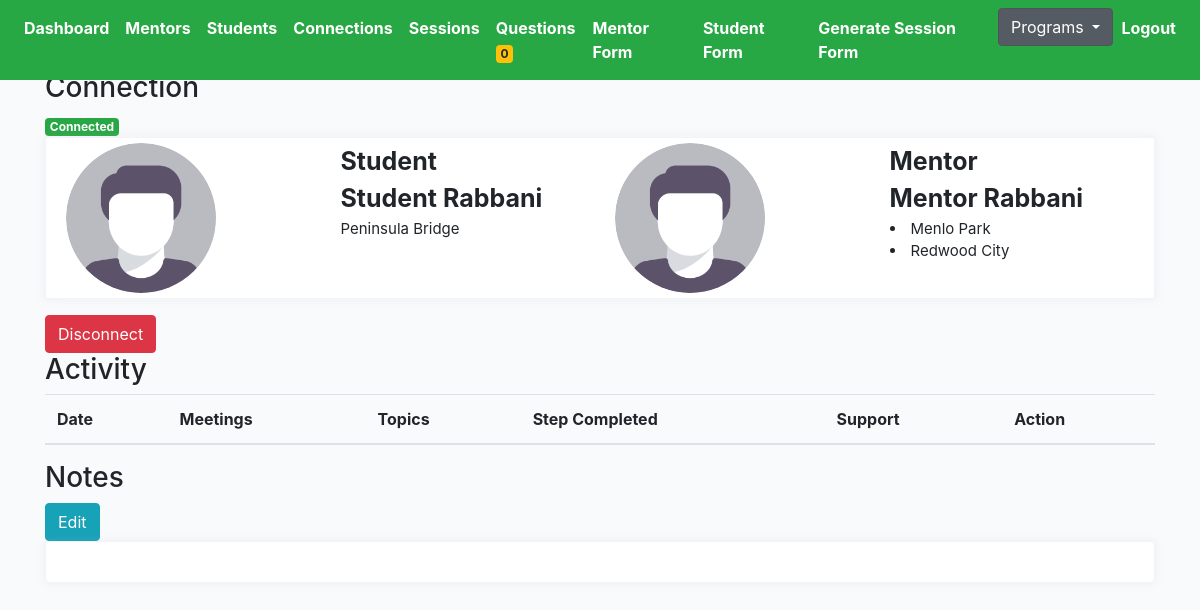
/choice/133/connection-detail (signed in), run on the app's committed database.
### cprofiles/models.py (models this page shows, shortened)
class Connection(models.Model):
    student = models.ForeignKey(Student, on_delete=models.CASCADE, related_name='student')
    mentor = models.ForeignKey(Mentor, on_delete=models.CASCADE, related_name='mentor')
    status = models.CharField(max_length=200, choices=STATUS_CHOICES)
    updated = models.DateTimeField(auto_now=True)
    created = models.DateTimeField(auto_now_add=True)
    flag = models.BooleanField(default=False)
    progress = models.CharField(max_length=200, blank=True, null=True, choices=PROGRESS_CHOICES)
    note = models.TextField(null=True, blank=True, max_length=1000)

class Student(models.Model):
    avatar = models.ImageField(default='avatar.png', upload_to='avatars/')
    first_name = models.CharField(max_length=200, blank=True)
    last_name = models.CharField(max_length=200, blank=True)
    email = models.EmailField(max_length=200, blank=True)
    gender = models.CharField(max_length=200, choices=GENDER_CHOICES)
    grade = models.CharField(max_length=200, choices=GRADE_CHOICES)
    school = models.CharField(max_length=200, blank=True)
    language_preference = models.CharField(null=True, blank=True, max_length=200, choices=STUDENT_PREFER_LANGUAGE_CHOICES)
    parent1_first_name = models.CharField(max_length=200, blank=True)
    parent1_last_name = models.CharField(max_length=200, blank=True)
    parent1_phone = models.CharField(max_length=200, blank=True)
    parent1_email = models.EmailField(max_length=200, blank=True)
    academic_advisor = models.CharField(max_length=200, blank=True)
    academic_advisor_email = models.EmailField(max_length=200, blank=True)
    activity = models.TextField(null=True, blank=True, max_length=1000)
    ind_scl = models.TextField(null=True, blank=True, max_length=1000)
    dont_know = models.TextField(null=True, blank=True, max_length=1000)
    proud = models.TextField(null=True, blank=True, max_length=1000)
    learn = models.TextField(null=True, blank=True, max_length=1000)
    happy = models.TextField(null=True, blank=True, max_length=1000)
    hobby = models.TextField(null=True, blank=True, max_length=1000)
    int_ind_school = models.TextField(null=True, blank=True, max_length=1000)
    look_ind_school = models.TextField(null=True, blank=True, max_length=1000)
    strength = models.TextField(null=True, blank=True, max_length=1000)
    obstacle = models.TextField(null=True, blank=True, max_length=1000)
    child_strength = models.ManyToManyField(Childstrength, blank=True, related_name='child_strength')
    social_strength = models.ManyToManyField(Socialstrength, blank=True, related_name='social_strength')
    interview_language = models.CharField(null=True, blank=True, max_length=200, choices=LANGUAGE_CHOICES)
    question = models.TextField(null=True, blank=True, max_length=1000)
    updated = models.DateTimeField(auto_now=True)
    created = models.DateTimeField(auto_now_add=True)
    slug = models.SlugField(unique=True, blank=True)
    flag = models.BooleanField(default=False)
    note = models.TextField(null=True, blank=True, max_length=1000)
    question1 = models.CharField(null=True, blank=True, max_length=200, choices=QUESTION_CHOICES)
    answer1 = models.TextField(null=True, blank=True, max_length=1000)
    question2 = models.CharField(null=True, blank=True, max_length=200, choices=QUESTION_CHOICES)
    answer2 = models.TextField(null=True, blank=True, max_length=1000)
    __initial_first_name = None
    __initial_last_name = None
    def __init__(self, *args, **kwargs):
        super().__init__(*args, **kwargs)
        self.__initial_first_name = self.first_name
        self.__initial_last_name = self.last_name

class Mentor(models.Model):
    avatar = models.ImageField(default='avatar.png', upload_to='avatars/')
    first_name = models.CharField(max_length=200, blank=True)
    last_name = models.CharField(max_length=200, blank=True)
    email = models.EmailField(max_length=200, blank=True)
    phone = models.CharField(max_length=200, blank=True)
    address = models.CharField(max_length=200, blank=True)
    prefer_grade = models.CharField(max_length=200, choices=MENTOR_GRADE_CHOICES)
    prefer_gender = models.CharField(max_length=200, choices=GENDER_CHOICES)
    prefer_location = models.ManyToManyField(Preferlocation, blank=True, related_name='prefer_location')
    mentor_last_year = models.CharField(null=True, blank=True, max_length=200, choices=YES_NO)
    language = models.ManyToManyField(Mentorlanguage, blank=True, related_name='mentor_language')
    experience = models.CharField(null=True, blank=True, max_length=200, choices=YES_NO)
    familiar = models.TextField(null=True, blank=True, max_length=1000)
    share = models.TextField(null=True, blank=True, max_length=1000)
    hobby = models.TextField(null=True, blank=True, max_length=1000)
    question = models.TextField(null=True, blank=True, max_length=1000)
    friends = models.ManyToManyField(Student, blank=True, related_name='mentors')
    updated = models.DateTimeField(auto_now=True)
    created = models.DateTimeField(auto_now_add=True)
    slug = models.SlugField(unique=True, blank=True)
    flag = models.BooleanField(default=False)
    ethnic = models.CharField(null=True, blank=True, max_length=200, choices=ETHNIC_CHOICES)
    def get_locations(self):
        return self.prefer_location.all()
    __initial_first_name = None
    __initial_last_name = None
    def __init__(self, *args, **kwargs):
        super().__init__(*args, **kwargs)
        self.__initial_first_name = self.first_name
        self.__initial_last_name = self.last_name

class Preferlocation(models.Model):
    name = models.CharField(max_length=200, blank=True)
    def __str__(self):
        return self.name

### cprofiles/views.py (the view)
# urls.py: path('<pk>/connection-detail', ConnectionDetailView.as_view(), name='connection-profile-detail'),
@method_decorator(login_required, name='dispatch')
@method_decorator(allowed_users(allowed_roles=['choice', 'admin']), name='dispatch')
class ConnectionDetailView(DetailView):
    model = Connection
    template_name = 'choice/choice-connection-detail.html'
    def get_object(self):
        pk = self.kwargs.get('pk')
        connection = Connection.objects.get(pk=pk)
        return connection
    def get_context_data(self, **kwargs):
        context = super().get_context_data(**kwargs)
        pk = self.kwargs.get('pk')
        connection = Connection.objects.get(pk=pk)
        sessions = Session.objects.filter(submit_status=True).filter(connection=connection)
        sessions_ = []
        for item in sessions:
            sessions_.append(item)
        context["sessions"] = sessions_
        return context

### cprofiles/context_processors.py (called while the page is built)
def choice_question(request):
    if(request.user.id):
        choice_unanswered_question_num = Question.objects.filter(status="UNANSWERED").count()
        return {
            'choice_unanswered_question_num' : choice_unanswered_question_num
        }
    return {}

### middleschool/context_processors.py (called while the page is built)
def middle_school_question(request):
    if(request.user.id):
        middle_school_unanswered_question_num = Question.objects.filter(status="UNANSWERED").count()
        return {
            'middle_school_unanswered_question_num' : middle_school_unanswered_question_num
        }
    return {}

### mprofiles/context_processors.py (called while the page is built)
def mentor_question(request):
    if(request.user.id):
        mentor_unanswered_question_num = Question.objects.filter(status="UNANSWERED").count()
        return {
            'mentor_unanswered_question_num' : mentor_unanswered_question_num
        }
    return {}

### profiles/context_processors.py (called while the page is built)
def high_school_question(request):
    if(request.user.id):
        high_school_unanswered_question_num = Question.objects.filter(status="UNANSWERED").count()
        return {
            'high_school_unanswered_question_num' : high_school_unanswered_question_num
        }
    return {}

### templates/choice/choice-connection-detail.html (shortened to what this page needs)
{% extends 'cbase.html' %}
{% load static %}
{% block stylesheet %}{% static '/css/profile.css' %}{% endblock %}
{% block content %}
<h3>Connection</h3>
{% if connection.status == 'connected' %}
<div><span class="badge badge-success">Connected</div>
{% elif connection.status == 'disconnected' %}
<div><span class="badge badge-danger">Disconnected</span><span> on {{connection.updated | date:"M d, Y" }}</span></div>
{% elif connection.status == 'inactive' %}
<div><span class="badge badge-warning">Inactive</div>
{% endif %}
<div class="profile-page tx-13">
    <div class="row">
        <div class="col-12 grid-margin">
            <div class="profile-header">
                <div class="header-links">
                    <div class="container header">
                        <div class="row">
                            <div class="col">
                                <div class="row">
                                    <div class="col">
                                        <img class="profile-pic" src="{{connection.student.avatar.url}}" alt="profile">
                                    </div>
                                    <div class="col">
                                        <div style="font-size:25px; font-weight:bold" class="profile-name">
                                            Student</div>
                                        <div style="font-size:25px; font-weight:bold" class="profile-name">
                                            {{connection.student.first_name}}
                                            {{connection.student.last_name}}</div>
                                        <div style="font-size:15px" class="profile-name">
                                            {{connection.student.school}}</div>
                                    </div>
                                </div>
                            </div>
                            <div class="col">
                                <div class="row">
                                    <div class="col">
                                        <img class="profile-pic" src="{{connection.mentor.avatar.url}}" alt="profile">
                                    </div>
                                    <div class="col">
                                        <div style="font-size:25px; font-weight:bold" class="profile-name">
                                            Mentor</div>
                                        <div style="font-size:25px; font-weight:bold" class="profile-name">
                                            {{connection.mentor.first_name}}
                                            {{connection.mentor.last_name}}</div>
                                        <div style="font-size:15px" class="profile-name">
                                            {% for location in connection.mentor.get_locations %}
                                            <li>{{location}}</li>
                                            {% endfor %}
                                        </div>
                                    </div>
                                </div>
                            </div>
                        </div>
                    </div>
                </div>
            </div>
        </div>
    </div>
    {% if connection.status == 'connected' %}
    <form action="{% url 'profiles:remove-connect' %}" method="POST">
        <button type="submit" class="btn btn-danger">Disconnect</button>
    </form>
    {% elif connection.status == 'disconnected' %}
    <a href="{% url 'profiles:student-detail-view' connection.student.slug %}"><button type="submit"
            class="btn btn-info">Connect
            Mentor</button></a>
    {% endif %}
    <h3>Activity</h3>
    <div class="table-responsive-lg">
        <table class="table">
            <thead>
                <tr>
                    <th scope="col">Date</th>
                    <th scope="col">Meetings</th>
                    <th scope="col">Topics</th>
                    <th scope="col">Step Completed</th>
                    <th scope="col">Support</th>
                    <th scope="col">Action</th>
                </tr>
            </thead>
        </table>
    </div>
    <h3>Notes</h3>
    <a href="{% url 'cprofiles:connection-note-update-profile' connection.pk %}"><button type="submit"
            class="btn btn-info">Edit</button></a>
    <div class="row">
        <div class="col-sm-12">
            <div class="card h-100">
                <div class="card-body">
                </div>
            </div>
        </div>
    </div>
    {% endblock content %}

### core/static/css/base.css (style rules this page uses)
.container { width: 100%; padding-right: 15px; padding-left: 15px; margin-right: auto; margin-left: auto; margin-top: 55px; }
body { background:#FAFAFA; }

### core/static/css/profile.css (style rules this page uses)
body { background-color: #f9fafb; margin-top:0px; }
.profile-page .profile-header { box-shadow: 0 0 10px 0 rgba(183, 192, 206, 0.2); border: 1px solid #f2f4f9; }
.profile-page .profile-header .header-links { padding: 5px; display: -webkit-flex; display: flex; -webkit-justify-content: center; justify-content: center; background: #fff; border-radius: 0 0 .25rem .25rem; }
img { vertical-align: middle; border-style: none; }
.grid-margin { margin-bottom: 1rem; }
.card { box-shadow: 0 0 10px 0 rgba(183, 192, 206, 0.2); -webkit-box-shadow: 0 0 10px 0 rgba(183, 192, 206, 0.2); -moz-box-shadow: 0 0 10px 0 rgba(183, 192, 206, 0.2); -ms-box-shadow: 0 0 10px 0 rgba(183, 192, 206, 0.2); }
.card { position: relative; display: flex; flex-direction: column; min-width: 0; word-wrap: break-word; background-color: #fff; background-clip: border-box; border: 1px solid #f2f4f9; border-radius: 0.25rem; }
.profile-pic { border-radius: 50%; height: auto; width: 150px; }
.container .header { margin-top: 0px; }

### data on the page
Connection: student.avatar (placeholder picture), student.first_name "Student", student.last_name "Rabbani", student.school "Peninsula Bridge", mentor.avatar (placeholder picture), mentor.first_name "Mentor", mentor.last_name "Rabbani"
Preferlocation: name "Menlo Park"
Preferlocation: name "Redwood City"

### other printed values
{{ choice_unanswered_question_num }} "0"
